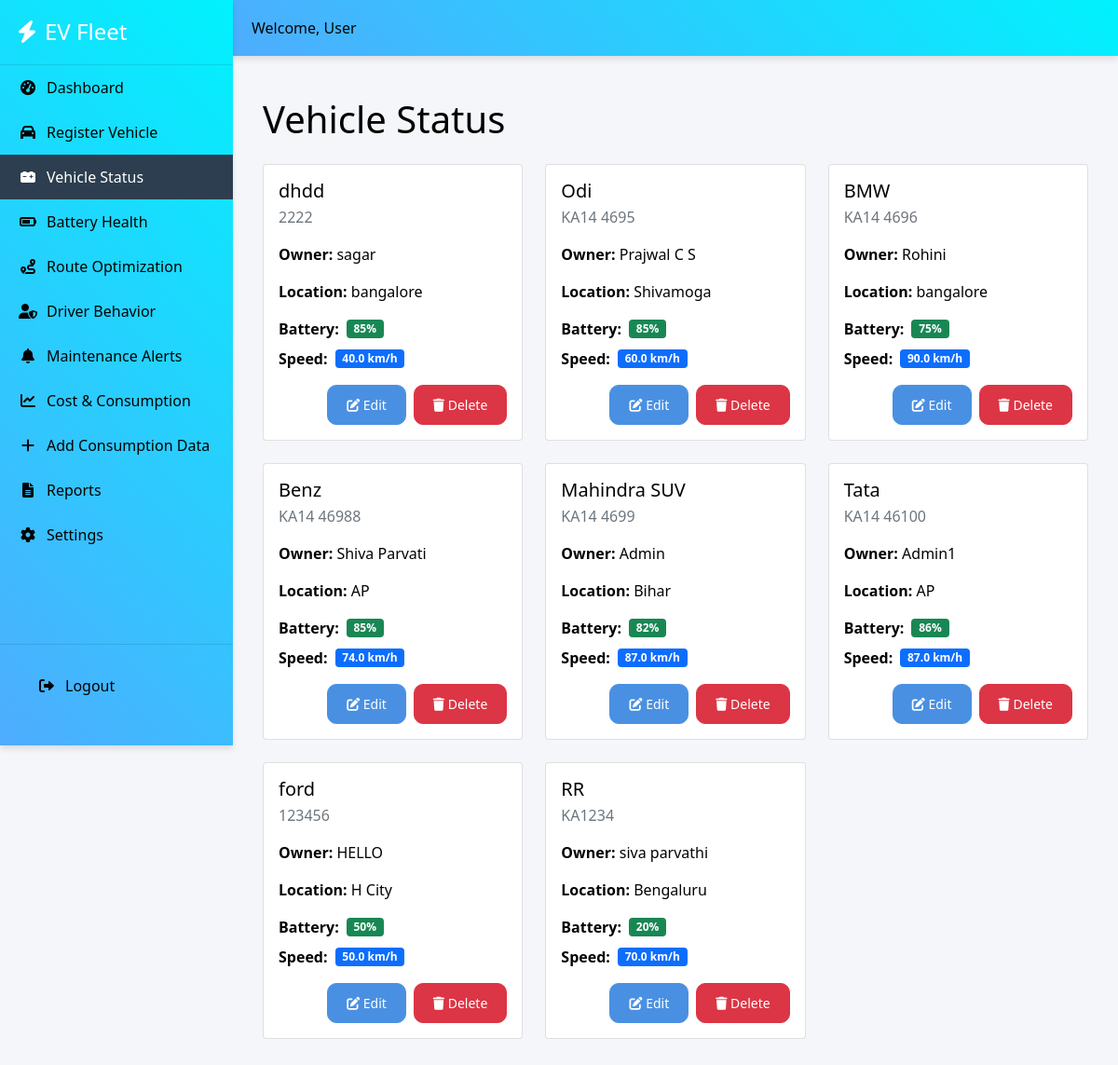
/vehicle_status, run on the app's committed database.
### app.py (models this page shows)
class Vehicle(db.Model):
    id = db.Column(db.Integer, primary_key=True)
    vehicle_name = db.Column(db.String(100), nullable=False)
    vehicle_number = db.Column(db.String(50), unique=True, nullable=False)
    owner_name = db.Column(db.String(100), nullable=False)
    battery_status = db.Column(db.Integer, nullable=False)
    location = db.Column(db.String(200), nullable=False)
    speed = db.Column(db.Float, nullable=False)

### app.py (the view)
@app.route('/vehicle_status')
def vehicle_status():
    vehicles = Vehicle.query.all()
    return render_template('vehicle_status.html', vehicles=vehicles)

### templates/vehicle_status.html (shortened to what this page needs)
{% extends 'base.html' %}
{% block content %}
<div class="container mt-4">
    <h1 class="mb-4">Vehicle Status</h1>
    <div class="row">
        {% for vehicle in vehicles %}
        <div class="col-md-6 col-lg-4 mb-4">
            <div class="card h-100">
                <div class="card-body">
                    <h5 class="card-title">{{ vehicle.vehicle_name }}</h5>
                    <p class="card-subtitle mb-2 text-muted">{{ vehicle.vehicle_number }}</p>
                    <div class="mt-3">
                        <p><strong>Owner:</strong> {{ vehicle.owner_name }}</p>
                        <p><strong>Location:</strong> {{ vehicle.location }}</p>
                        <div class="d-flex align-items-center mb-2">
                            <strong class="me-2">Battery:</strong>
                            <div class="badge bg-success">{{ vehicle.battery_status }}%</div>
                        </div>
                        <div class="d-flex align-items-center">
                            <strong class="me-2">Speed:</strong>
                            <div class="badge bg-primary">{{ vehicle.speed }} km/h</div>
                        </div>
                    </div>
                    <div class="mt-3 d-flex justify-content-end">
                        <button class="btn btn-sm btn-primary me-2" onclick="editVehicle({{ vehicle.id }})">
                            <i class="fas fa-edit"></i> Edit
                        </button>
                        <button class="btn btn-sm btn-danger" onclick="deleteVehicle({{ vehicle.id }})">
                            <i class="fas fa-trash"></i> Delete
                        </button>
                    </div>
                </div>
            </div>
        </div>
        {% endfor %}
    </div>
</div>
{% endblock %}

### static/css/style.css (style rules this page uses)
:root { --primary-color: #4a90e2; --secondary-color: #2c3e50; --success-color: #27ae60; --warning-color: #f39c12; --danger-color: #e74c3c; --background-color: #f5f6fa; --card-background: #ffffff; --text-primary: rgb(3, 3, 3); --text-secondary: #7f8c8d; --shadow: 0 4px 6px rgba(0, 0, 0, 0.1); --border-radius: 10px; --sidebar-width: 250px; --sidebar-collapsed-width: 70px; --topbar-height: 60px; --gradient-primary: linear-gradient(45deg, #4facfe, #00f2fe); --gradient-secondary: linear-gradient(45deg, #f39c12, #e74c3c); --gradient-three: linear-gradient(135deg, #ffffff, #ffecb3); }
body { background-color: var(--background-color); color: var(--text-primary); font-family: 'Segoe UI','Segoe UI Emoji', 'Noto Color Emoji', 'Apple Color Emoji', Tahoma, Geneva, Verdana, sans-serif; margin: 0; padding: 0; overflow-x: hidden; }
.btn { border-radius: var(--border-radius); padding: 10px 20px; font-weight: 500; transition: all 0.3s ease; }
.btn-primary { background-color: var(--primary-color); border-color: var(--primary-color); }

### data on the page
Vehicle: vehicle_name "dhdd", vehicle_number "2222", owner_name "sagar", location "bangalore", battery_status "85", speed "40.0"
Vehicle: vehicle_name "Odi", vehicle_number "KA14 4695", owner_name "Prajwal C S", location "Shivamoga", battery_status "85", speed "60.0"
Vehicle: vehicle_name "BMW", vehicle_number "KA14 4696", owner_name "Rohini", location "bangalore", battery_status "75", speed "90.0"
Vehicle: vehicle_name "Benz", vehicle_number "KA14 46988", owner_name "Shiva Parvati", location "AP", battery_status "85", speed "74.0"
Vehicle: vehicle_name "Mahindra SUV", vehicle_number "KA14 4699", owner_name "Admin", location "Bihar", battery_status "82", speed "87.0"
Vehicle: vehicle_name "Tata", vehicle_number "KA14 46100", owner_name "Admin1", location "AP", battery_status "86", speed "87.0"
Vehicle: vehicle_name "ford", vehicle_number "123456", owner_name "HELLO", location "H City", battery_status "50", speed "50.0"
Vehicle: vehicle_name "RR", vehicle_number "KA1234", owner_name "siva parvathi", location "Bengaluru", battery_status "20", speed "70.0"

### other printed values
{{ session.get('username', 'User') }} "User"
